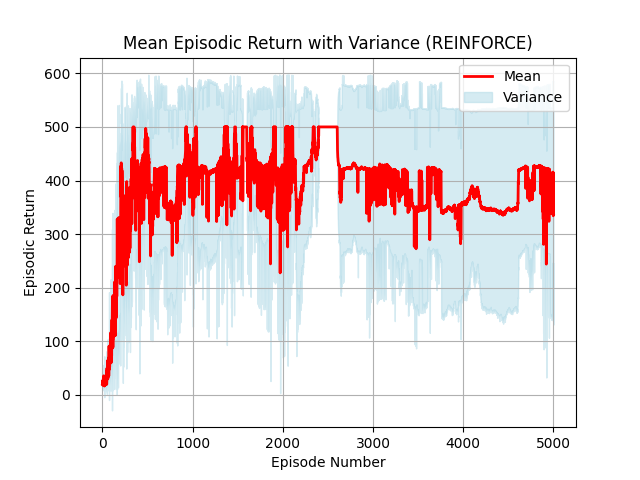

Python code for this plot:
from rl_networks import REINFORCE
from agent import REINFORCEAgent

import numpy as np

from collections import deque

import matplotlib.pyplot as plt

# PyTorch
import torch
import torch.optim as optim

# Gym
import gymnasium as gym
import random
import datetime

device = torch.device("cuda:0" if torch.cuda.is_available() else "cpu")

# Define hyperparameters
seeds = [5, 10, 15, 20, 25]
max_timesteps = 1000

# Initialize list to store rewards for each seed
all_rewards = []
env_id = "CartPole-v1"

# Create the env
env = gym.make(env_id)

# Get the state space and action space
s_size = env.observation_space.shape[0]
a_size = env.action_space.n

cartpole_hyperparameters = {
    "h_size": 16,
    "n_training_episodes": 1000,
    "n_evaluation_episodes": 10,
    "max_t": 1000,
    "gamma": 1.0,
    "lr": 1e-2,
    "env_id": env_id,
    "state_space": s_size,
    "action_space": a_size,
}

# Loop over multiple seeds
for seed in seeds:
    print(f"-------------- Starting the learning with seed: {seed} --------------")
    cartpole_policy = REINFORCE(
        cartpole_hyperparameters["state_space"],
        cartpole_hyperparameters["action_space"],
        cartpole_hyperparameters["h_size"],
        seed,
        device
    )
    cartpole_optimizer = optim.Adam(cartpole_policy.parameters(), lr=cartpole_hyperparameters["lr"])
    agent = REINFORCEAgent(device, cartpole_policy, cartpole_optimizer)

    begin_time = datetime.datetime.now()
    n_episodes=5000
    max_t=500

    # Initialize list to store rewards for the current seed
    episode_rewards = []

    scores_window = deque(maxlen=100)
    scores = []

    for i_episode in range(1, n_episodes+1):
        saved_log_probs = []
        rewards = []
        state = env.reset(seed=seed)[0]
        # Line 4 of pseudocode
        for t in range(max_t):
            action, log_prob = agent.act(state)
            saved_log_probs.append(log_prob)
            state, reward, done, _, _ = env.step(action)
            rewards.append(reward)
            if done:
                break

        scores_window.append(sum(rewards))
        episode_rewards.append(sum(rewards))
        scores.append(sum(rewards))

        ''' decrease epsilon '''
        agent.learn(saved_log_probs, rewards)

        print('\rEpisode {}\tAverage Score: {:.2f}'.format(i_episode, np.mean(scores_window)), end="")

        if i_episode % 250 == 0:
            print('\rEpisode {}\tAverage Score: {:.2f}'.format(i_episode, np.mean(scores_window)))

    ''' Trial run to check if algorithm runs and saves the data '''
    time_taken = datetime.datetime.now() - begin_time
    print(f"Time to finish with seed: {seed} = {time_taken}")
    all_rewards.append(episode_rewards)

# Convert rewards to numpy array for easier manipulation
all_rewards = np.array(all_rewards)

# Calculate mean and standard deviation across seeds
mean_rewards = np.mean(all_rewards, axis=0)
std_rewards = np.std(all_rewards, axis=0)

# Write mean and standard deviation to a file
with open('cartpole_reinforce_type_1_reward_statistics.txt', 'w') as file:
    file.write("Episode\tMean\tStd Dev\n")
    for episode, mean_reward, std_reward in zip(range(1, n_episodes + 1), mean_rewards, std_rewards):
        file.write(f"{episode}\t{mean_reward}\t{std_reward}\n")

# Plot mean reward with standard deviation error bars
plt.plot(np.arange(1, n_episodes + 1), mean_rewards, color='red', linewidth=2, label='Mean')
plt.fill_between(np.arange(1, n_episodes + 1), mean_rewards - std_rewards, mean_rewards + std_rewards,
                 color='lightblue', alpha=0.5, label='Variance')

plt.xlabel('Episode Number')
plt.ylabel('Episodic Return')
plt.title('Mean Episodic Return with Variance (REINFORCE)')
plt.legend()
plt.grid(True)
# plt.show()

# Save the plot as an image file
plt.savefig('cartpole_reinforce_type_1.png')
plt.show()